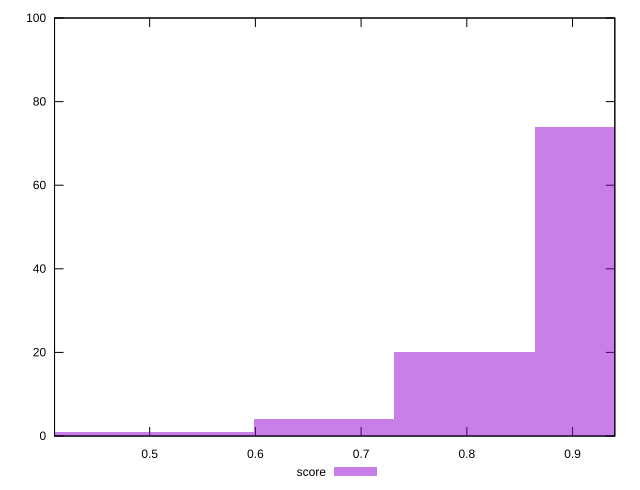

Generate this figure with gnuplot:
reset

$score <<EOF
0.664955542121388 4
0.930937758969943 74
0.7979466505456655 20
0.39897332527283275 1
0.5319644336971103 1
EOF

set key outside below
set boxwidth 0.13299110842427758
set xrange [0.41:0.94]
set yrange [0:100]
set trange [0:100]
set style fill transparent solid 0.5 noborder
set terminal svg size 640, 490 enhanced background rgb 'white'
set output "report_00015_2021-02-09T16-11-33.973Z/first-contentful-paint/samples/pages+cached+noadtech/score/histogram.svg"

plot $score title "score" with boxes

reset
